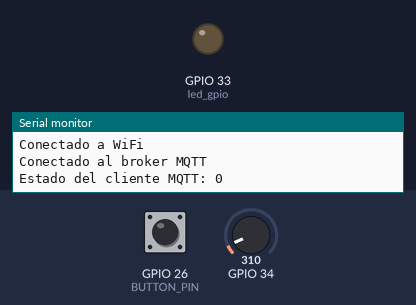
A sketch run on a simulated ESP32. Shown: output pins drawn as LEDs (lit = HIGH), the last lines printed to the serial monitor. The inputs (shaded band) are chosen by the test bench; at power-on: GPIO 26 (BUTTON_PIN) HIGH, GPIO 34 = 310. WiFi joins after 1.5 s; servers stay silent unless stated; no MQTT or app messages arrive unless stated.

Above: at 2.7 s.
2.8 s: GPIO 26 (BUTTON_PIN) pulled LOW for 0.15 s
At 5.7 s:
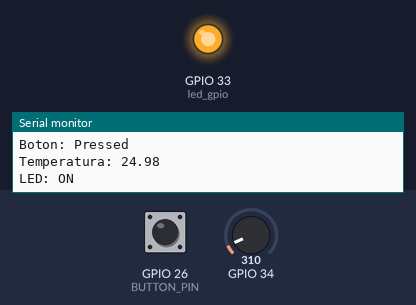
5.9 s: GPIO 26 (BUTTON_PIN) pulled LOW for 3.2 s
Timing chart, 0 to 14.6 s (numbered marks = the images above; inputs shaded):
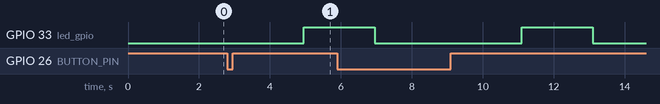

The sketch:

iot.ino
```cpp
#include <WiFi.h>
#include <PubSubClient.h>

// Pin del LED
const byte led_gpio = 33;

// Pin del botón y variables para este
#define BUTTON_PIN 26
int lastState = HIGH;
int currentState;

// Pin del módulo ESP32 donde está conectado el sensor LM35
const int sensorPin = 13;

// Nombre del cliente y tópico MQTT donde se publicarán los mensajes
const char* clientName = "ESP32";
const char* topicTemperatura = "esp32/temperature";
const char* topicLed = "esp32/led";
const char* topicButton = "esp32/pushButton";

// Credenciales de la red WiFi a la que se conectará el módulo
const char* ssid = "Redes";
const char* password = "R3d352@22";

// Dirección IP del broker MQTT
const char* mqttServer = "10.10.20.18";

WiFiClient espClient;
PubSubClient client(espClient);

void setup() {
  // Inicializa la conexión serial y espera a que se establezca la conexión
  Serial.begin(115200);

  // Configurar pin LED
  pinMode(led_gpio, OUTPUT);
  // Configurar pin PUSH BUTTON
  pinMode(BUTTON_PIN, INPUT_PULLUP);

  // Conecta el módulo ESP32 a la red WiFi
  WiFi.begin(ssid, password);
  while (WiFi.status() != WL_CONNECTED) {
    delay(500);
    Serial.println("Conectando a WiFi..");
  }
  Serial.println("Conectado a WiFi");

  // Configura el cliente MQTT y conéctelo al broker
  client.setServer(mqttServer, 1883);
  client.setCallback(callback);

  connectMqtt();

  client.subscribe(topicTemperatura);
  client.subscribe(topicLed);
}

void loop() {
  connectMqtt();

  Serial.print("Estado del cliente MQTT: ");
  Serial.println(client.state());

  // -- Boton -- //
  bool executeButtonCode = false;

  while (!executeButtonCode) {
    connectMqtt();

    currentState = digitalRead(BUTTON_PIN);

    if (lastState == LOW && currentState == HIGH) {
      executeButtonCode = true;  // cambia el valor de la variable a true
    }
    lastState = currentState;

    if (executeButtonCode) {  // verifica si la variable es true
      Serial.println("Boton: Pressed");
      client.publish(topicButton, "pressed");
      executeButtonCode = false;  // cambia el valor de la variable a false

      // -- Temperatura -- //
      int adcVal = analogRead(34);
      float milliVolt = adcVal * (3300.0 / 4096.0);
      float tempC = milliVolt / 10;
      Serial.print("Temperatura: ");
      Serial.println(tempC);
      char message[50];
      sprintf(message, "%f", tempC);
      client.publish(topicTemperatura, message);
      // -- //

      // -- Led -- //
      delay(2000);
      Serial.println("LED: ON");
      digitalWrite(led_gpio, HIGH);  // turn the LED on (HIGH is the voltage level)
      client.publish(topicLed, "true");
      delay(2000);  // wait for a second
      Serial.println("LED: OFF");
      digitalWrite(led_gpio, LOW);  // turn the LED off by making the voltage LOW
      client.publish(topicLed, "false");
      // -- //

      delay(1000);
    }
  }
  // -- //
}

void connectMqtt() {
  while (!client.connected()) {
    if (client.connect(clientName)) {
      Serial.println("Conectado al broker MQTT");
    } else {
      Serial.print("Error al conectar al broker MQTT, rc=");
      Serial.print(client.state());
      Serial.println(" Reintentando en 5 segundos");
      delay(5000);
    }
  }
}

// Función de callback para manejar mensajes recibidos del broker MQTT
void callback(char* topic, byte* payload, unsigned int length) {
  Serial.print("Mensaje recibido del tópico [");
  Serial.print(topic);
  Serial.print("] ");
  for (int i = 0; i < length; i++) {
    Serial.print((char)payload[i]);
  }
  Serial.println();
}
```

Measured:
- after the input at 2.8 s, GPIO 33 (led_gpio): LOW → HIGH after 2.2 s
